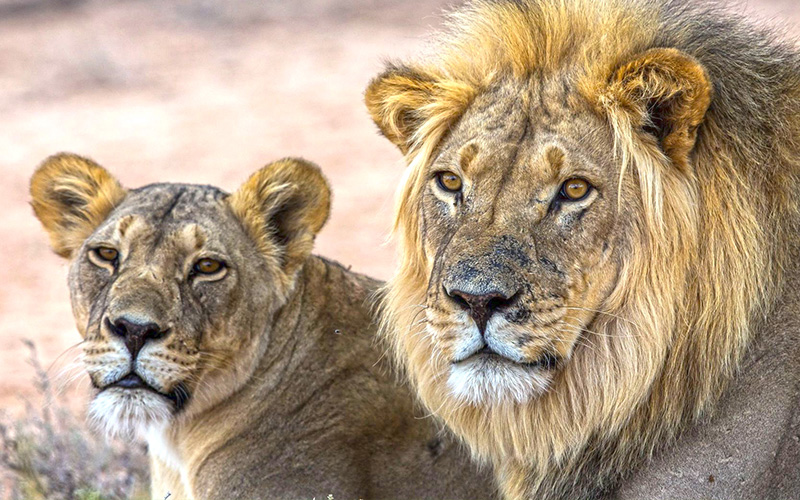
#> input picture LSB/input.bmp, 800 x 500 px
$ python helloworld.py
#> lines starting #> are read from the running program, lines starting #| are printed output that depends on the picture
#> in read_img, img is the input picture: PIL image 800x500 RGB; mean R, G, B 176.2, 156.1, 133.1
from PIL import Image, ImageDraw
import numpy as np


# Common functions
def string_to_bin(string):
    result = []
    for c in string:
        bits = bin(ord(c))[2:]
        bits = '00000000'[len(bits):] + bits
        result.extend([str(b) for b in bits])
    return result


def bin_to_string(bin): return ''.join(format(ord(c), 'b') for c in bin)


def dec_to_bin(number): return bin(number)[2:].zfill(8)


def bin_to_decimal(number): return int(number, 2)


def get_bit(sequence, bit): return sequence[bit]


def change_bit(sequence, item, bit):
    return sequence[0:bit] + item + sequence[bit + 1:]


def read_message(message):
#> called with message = 'input.txt'
    text = open(message, "rt")
#> (reads LSB/input.txt from the repository)
    text_content = text.read()
    text.close()
    binaryText = list(string_to_bin(text_content))
#> binaryText = 1088632 items
    return binaryText


def read_img(image):
    img = Image.open(image)
    return img

# Common functions end


def encode_lsb(img, msg, bit=1):  # max bit is 7
    # Set variables
#> called with bit = 1
    width, height = img.size
#> width = 800; height = 500
    imgFlat = list(np.array(img).flatten())
#> imgFlat = 1200000 items
    imgBinary = list(map(dec_to_bin, imgFlat))
#> imgBinary = 1200000 items
    msgLength = len(msg)
#> msgLength = 1088632
    imgLength = len(imgBinary)
#> imgLength = 1200000

    # Change LSB
    if msgLength > imgLength:
        print("Your message is too large to be encoded!")
        quit()
    else:
        for i in range(imgLength):
            if i <= msgLength - 1:
                if msg[i] != get_bit(imgBinary[i], bit):
                    imgBinary[i] = change_bit(imgBinary[i], msg[i], bit)
    print("Successfully encoded!")

    # To decimal:
    for i in range(imgLength):
        imgBinary[i] = bin_to_decimal(imgBinary[i])

    # Export result image
    finalImage = np.array(imgBinary).reshape(height, width, 3)
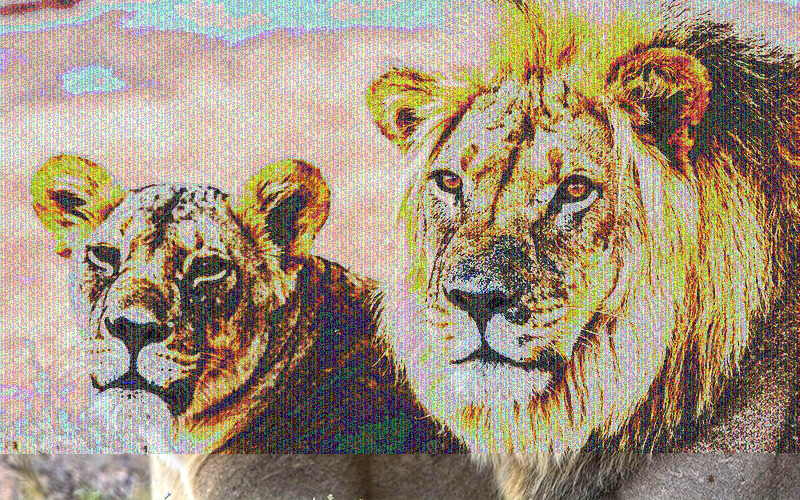
#> finalImage: shape (500, 800, 3) int64; mean of channels 0, 1, 2 162.2, 145.8, 123.6; drawn as R, G, B
    im = Image.fromarray(finalImage.astype("uint8"), "RGB")
    im.save("output.bmp")
    im.close()


def decode_lsb(img, marker, bit=1):
    # Set variables
#> called with marker = '01100000', bit = 1
    output_file = open("output.txt", "w")
    imgFlat = list(np.array(img).flatten())
#> imgFlat = 1200000 items
    imgBinary = list(map(dec_to_bin, imgFlat))
    lastBits = []

    # Extract last bits
    for i in range(len(imgBinary)):
        lastBits.append(get_bit(imgBinary[i], bit))

    # Fill array with null to size % 8 = 0
    leng = len(lastBits)
    while leng % 8 != 0:
        lastBits.append("0")
        leng += 1

    # Msg formatting
    msgBin = list(map(''.join, zip(*[iter(''.join(lastBits))]*8)))
    msgDec = list(map(bin_to_decimal, msgBin))
    msgChar = list(map(chr, msgDec))

    # Find end of text
    markerIndex = 0
    for i in range(len(msgBin)):
        if msgBin[i] == marker:
            markerIndex = i
            break

    # Concat final string
    p = "".join(msgChar)
    output_file.write(p[0:markerIndex])


encode_lsb(read_img("input.bmp"), read_message("input.txt"))
#> (the run stopped early here; a loop or call above may not have finished)
